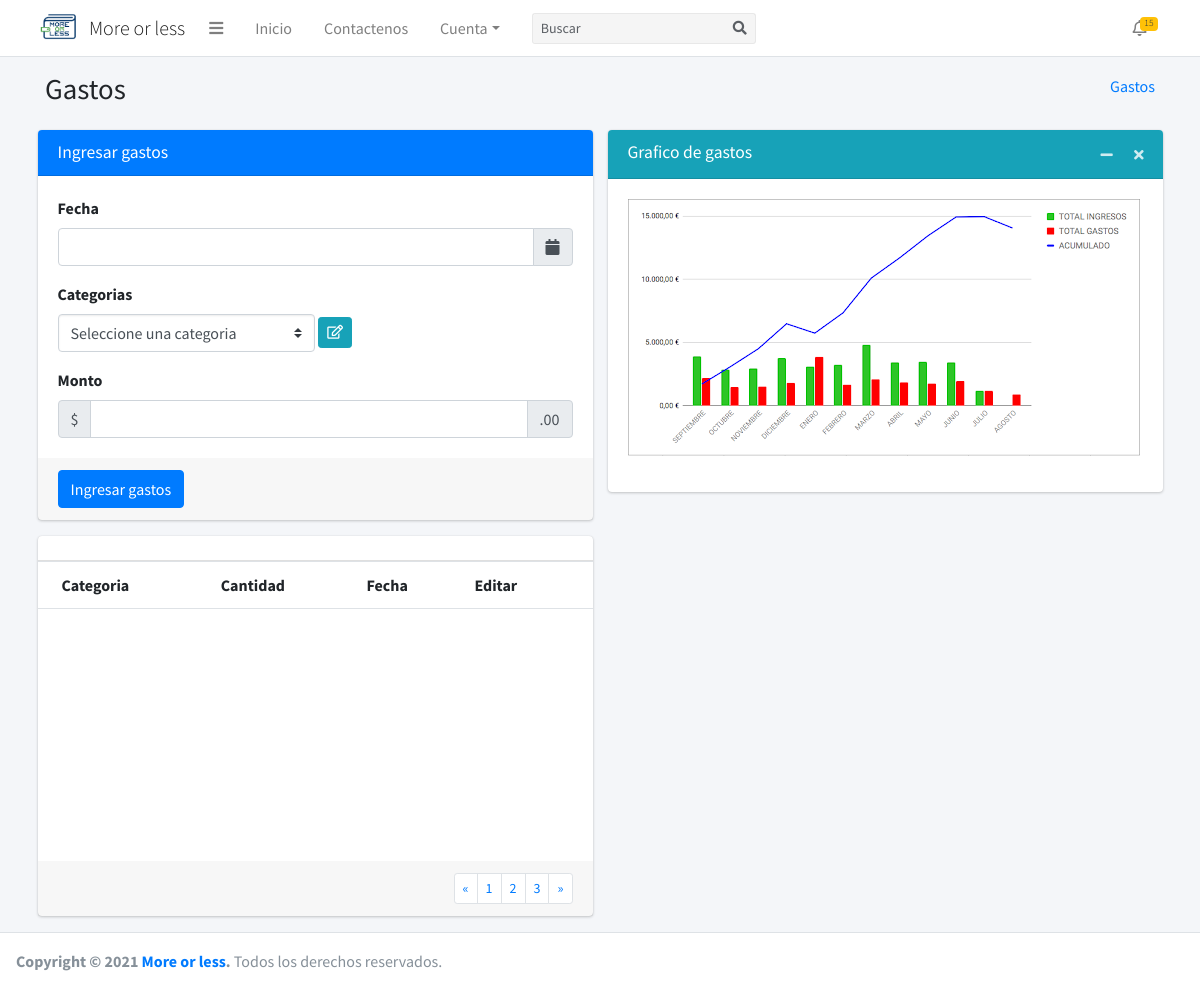
The app's page /gastos/, older data.
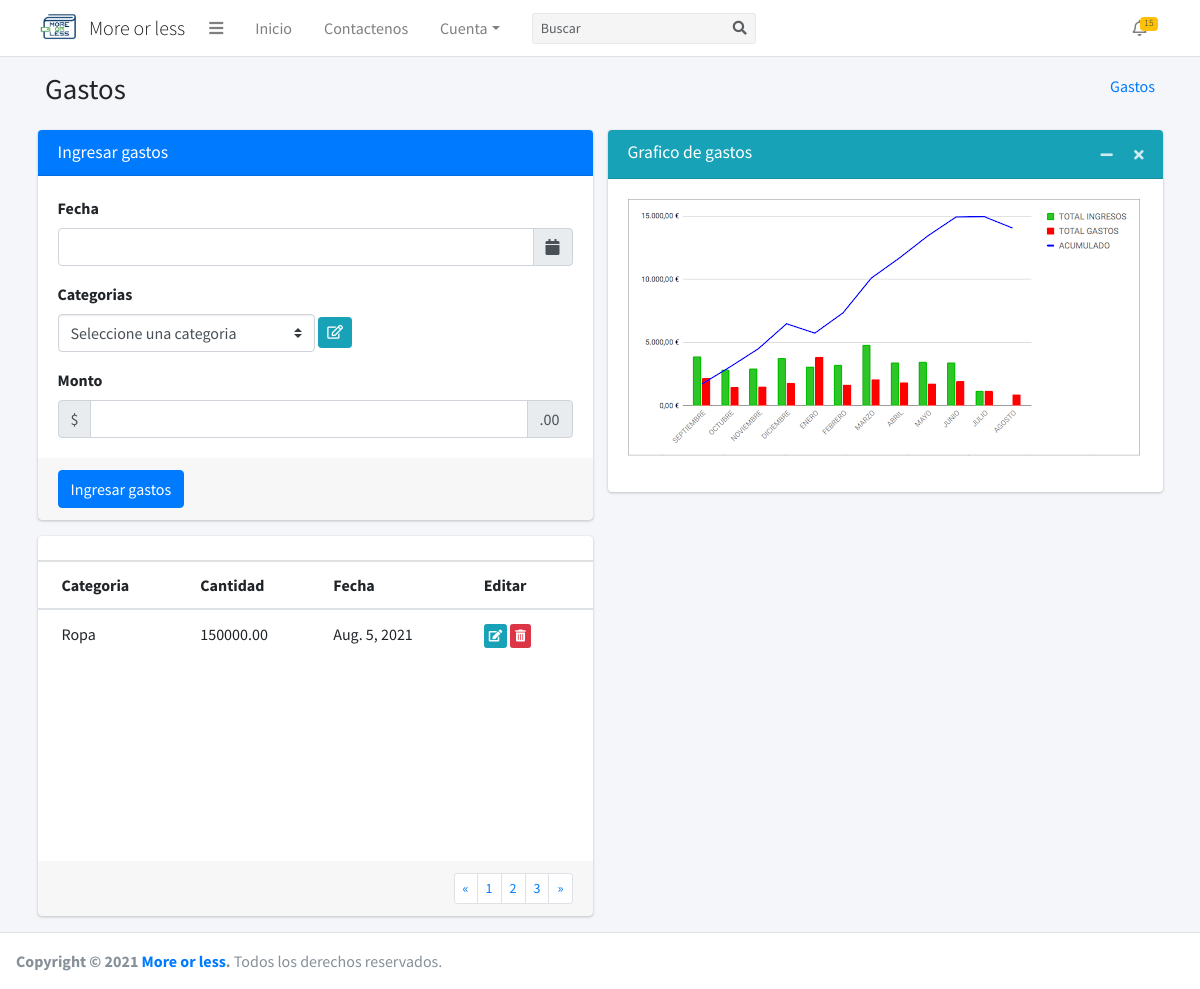
The same page, newer data.
### core/gastos/models.py (models this page shows, shortened)
class Gastos(models.Model):
    date = models.DateField(default=datetime.now, verbose_name='Fecha de registro')
    amount = models.DecimalField(default=0.00, max_digits=9, decimal_places=2, verbose_name='Monto')
    category = models.CharField(max_length=50, verbose_name='Categoria')
    class Meta:
        verbose_name = 'Gasto'
        verbose_name_plural = 'Gastos'
        db_table = 'gasto'
        ordering = ['id']

### core/gastos/views.py (the view)
# urls.py: path('gastos/', GastosListView.as_view(), name='gastos'),
class GastosListView(ListView):
    model = Gastos
    template_name = 'gastos.html'
    def get_context_data(self, **kwargs):
        context = super().get_context_data(**kwargs)
        return context

### templates/gastos.html (shortened to what the changed rows need)
{% extends 'body.html' %}
{% load static %}
{% block content %}
    <div class="content-wrapper">
        <div class="content-header">
            <div class="container">
                <div class="container-fluid">
                    <div class="row mb-2">
                        <div class="col-sm-6">
                            <h1 class="m-0">Gastos</h1>
                        </div>
                    </div>
                </div>
            </div>
        </div>
        <section class="content">
            <div class="container">
                <div class="row">
                    <div class="col-12 col-sm-12 col-lg-6">
                        {% include 'list_gastos.html' %}
                    </div>
                </div>
            </div>
        </section>
    </div>
{% endblock %}

### templates/list_gastos.html
{% extends 'list.html' %}
{% block columns %}
    <tr>
        <th>Categoria</th>
        <th>Cantidad</th>
        <th>Fecha</th>
        <th>Editar</th>
    </tr>
{% endblock %}
{% block rows %}
    <tr>
        {% for c in object_list %}
            <td>{{ c.category }}</td>
            <td>{{ c.amount }}</td>
            <td>{{ c.date }}</td>
            <td>
                <button type="button" class="btn btn-info btn-xs"><i class="fas fa-edit"></i>
                </button>
                <button type="button" class="btn btn-danger btn-xs"><i
                        class="fas fa-trash-alt"></i>
                </button>
            </td>
        {% endfor %}
    </tr>
{% endblock %}

Row changes from the older to the newer data that the page shows:
added Gastos: category "Ropa", amount "150000.00", date "Aug. 5, 2021"
